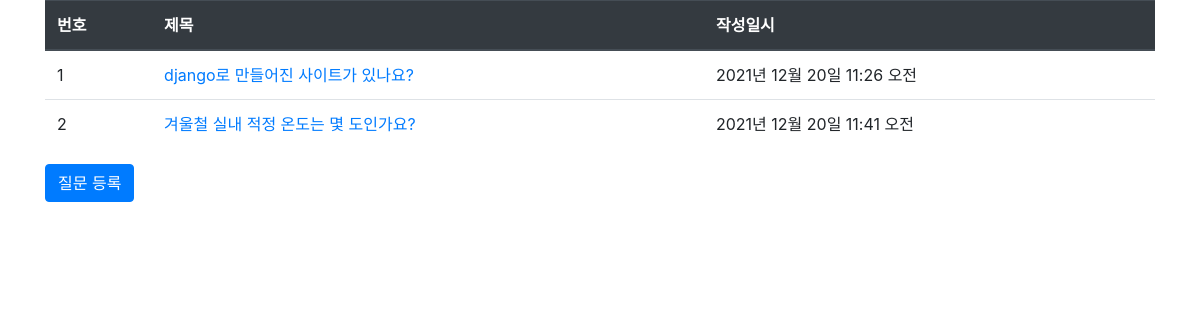
Before: / with the older database file.
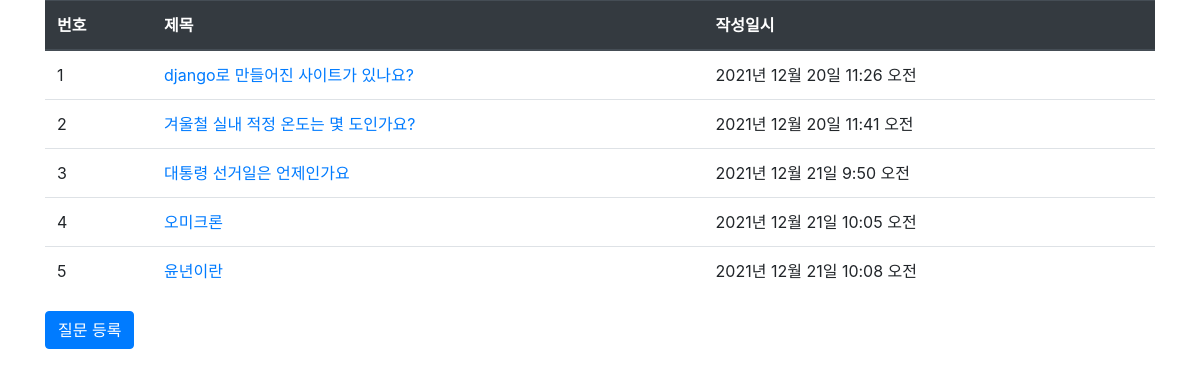
After: the same page with the newer database file.
### board/models.py (models this page shows, shortened)
class Question(models.Model):
    subject = models.CharField(max_length=100)  # 제목 칼럼
    content = models.TextField()                # 내용
    create_date = models.DateTimeField()        # 작성일

### board/views.py (the view)
# urls.py: path('', views.index, name='index'),
def index(request):
    question_list = Question.objects.all()  # db 전체 조회
    return render(request, 'board/question_list.html',
                  {'question_list': question_list})

### templates/board/question_list.html
{% extends 'base.html' %}
{% block content %}
<div class="container">
    <table class="table">
        <thead class="thead-dark">
            <th>번호</th><th>제목</th><th>작성일시</th>
        </thead>
        <tbody>
            {% if question_list %}
                {% for question in question_list %}
                <tr>
                    <td>{{ forloop.counter }}</td>
                    <td>
                        <a href="{% url 'board:detail' question.id %}">
                            {{ question.subject }}
                        </a>
                    </td>
                    <td>{{ question.create_date }}</td>
                </tr>
                {% endfor %}
            {% else %}
            <p>질문이 없습니다.</p>
            {% endif %}
        </tbody>
    </table>
    <a class="btn btn-primary" href="{% url 'board:question_create' %}">질문 등록</a>
</div>
{% endblock %}

### templates/base.html (shortened to what this page needs)
<!DOCTYPE html>
{% load static %}
<html lang="ko">
<head>
    <link rel="stylesheet" href="{% static 'board/css/bootstrap.css' %}">
</head>
<body>
{% block content %}
{% endblock %}
</body>
</html>

Changed rows visible on the page:
added Question: subject "대통령 선거일은 언제인가요", create_date "2021년 12월 21일 9:50 오전"
added Question: subject "오미크론", create_date "2021년 12월 21일 10:05 오전"
added Question: subject "윤년이란", create_date "2021년 12월 21일 10:08 오전"
